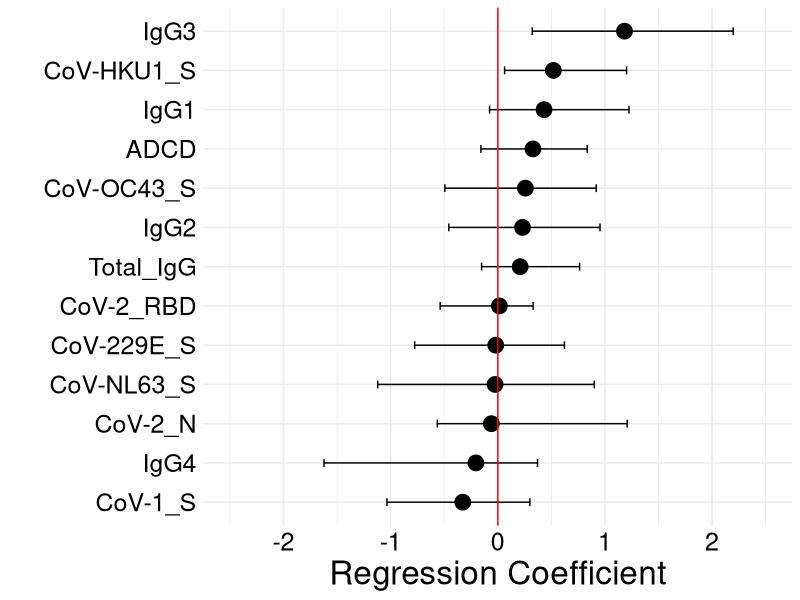

Write the R code that produced this figure.
# Load necessary libraries
library(tidyverse)
library(ggplot2)

# Import reorganised bootstrap_summary data
bootstrap_organised <- read.csv("bootstrap_organised.csv")

# Reorder Factors based on Mean
bootstrap_organised$Factor <- factor(bootstrap_organised$Factor, 
                                     levels = bootstrap_organised$Factor[order(bootstrap_organised$Mean)])

# Create the plot
Ridge_coefficients <- ggplot(bootstrap_organised, aes(x = Factor, y = Mean)) +
  geom_point(size = 5) +  # Plot points for the means
  geom_errorbar(aes(ymin = Lower_CI, ymax = Upper_CI), width = 0.2) +  # Add error bars for CIs
  geom_hline(yintercept = 0, linetype = "solid", color = "red") +  # Add a vertical dashed line at 0
  theme_minimal() +  # Use a clean theme
  coord_flip() +  # Flip the axes for easier readability
  labs(x = "",
       y = "Regression Coefficient") +
  scale_y_continuous(limits = c(-2.5, 2.5),  # Set y-axis limits
                     breaks = seq(-2, 2, by = 1))+  # Set breaks at 0.5 intervals
  theme(
    axis.text.x = element_text(size = 18, hjust = 0.5, colour = "black"),  # Adjust x-axis text size
    axis.text.y = element_text(size = 18, hjust = 1, colour = "black"),  # Adjust y-axis text size
    axis.title.x = element_text(size = 24, hjust = 0.5),  # Adjust x-axis title size
    axis.title.y = element_text(size = 24, hjust = 0.5),  # Adjust y-axis title size
    )

# Export Image
ggsave("Ridge_coefficients.jpg", plot = Ridge_coefficients, dpi = 300, width = 10, height = 6, units = "in")
